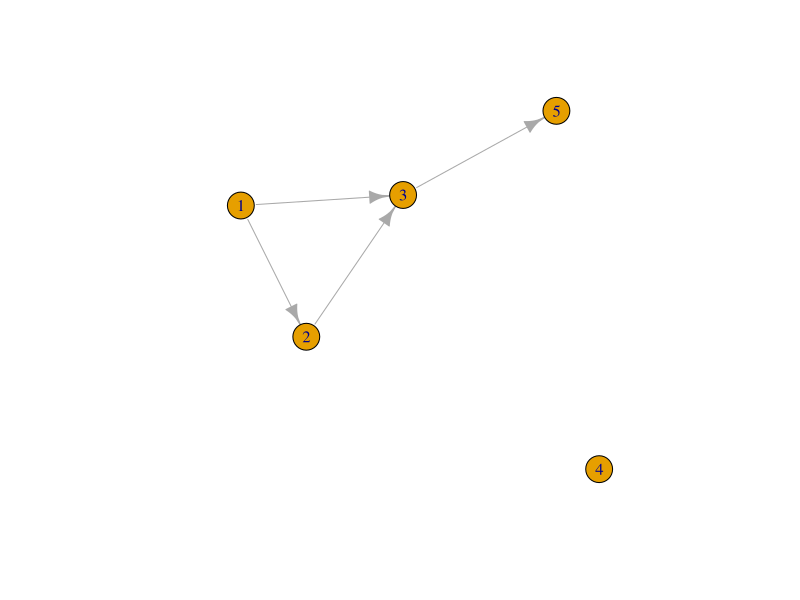
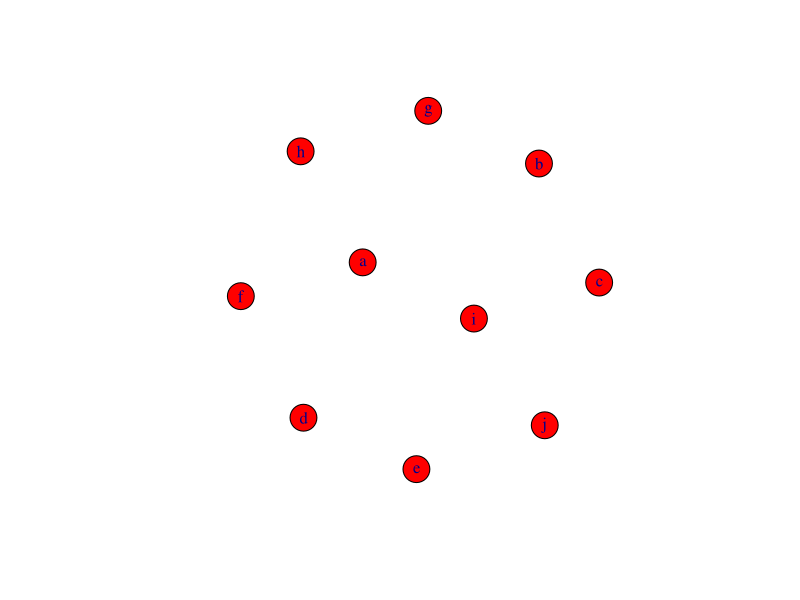
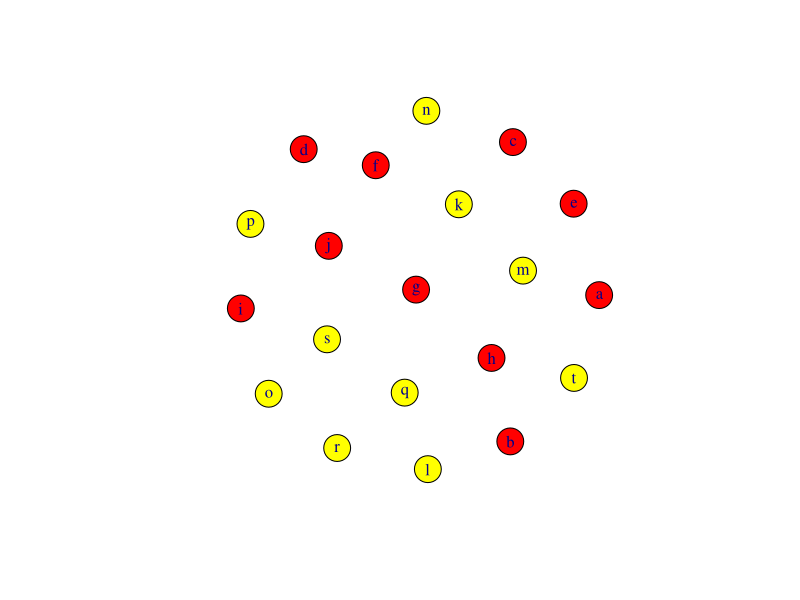
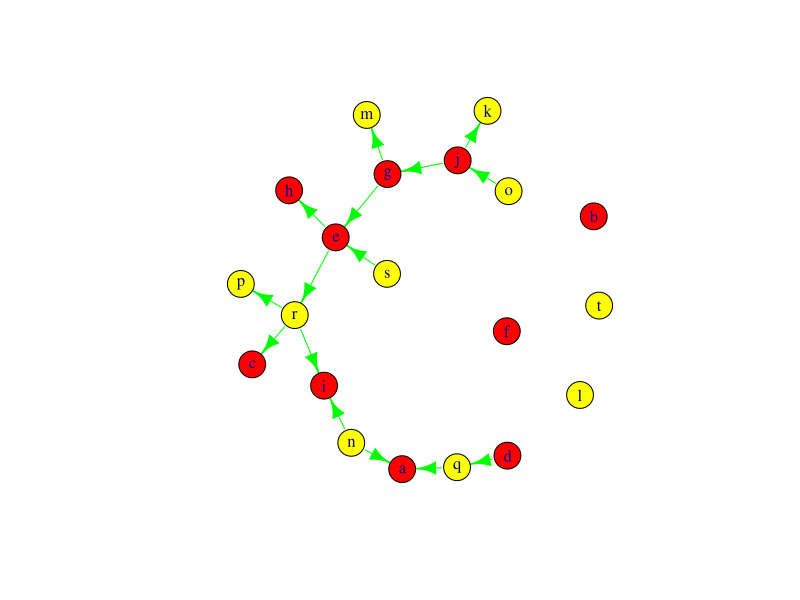

Recreate these plots in R, in order. (Note: this script raises an error after producing the figures.)
install.packages("igraph")
library("igraph")

g=graph(c(1,2, 1,3, 2,3, 3,5), n=5)

plot(g)

#vertex sequence:
V(g)

#edge sequence
E(g)

#Adding Nodes and Edges
g=graph.empty()+vertices(letters[1:10],
                         color="red")
plot(g)
#More Additions
g=g+vertices(letters[11:20],
             color="yellow")
plot(g)
#We add edges sampling from the existing
#edges in g:
g=g+edges(sample(V(g),30,replace=TRUE),
          color="green")
#take a look:
plot(g)

#resulting Vertex sequence:
V(g)

#resulting Edge sequence
E(g)

#loading data
karate=read.graph("http://cneurocvs.rmki.kfki.hu/igraph/karate.net",format="pajek")

plot(karate)

help(igraph.plotting)

?transitivity
transitivity(karate, type = c("undirected"))

?degree
degree(karate, v = V(karate), mode = c("all", "out", "in", "total"),
       loops = TRUE, normalized = FALSE)

?degree.distribution
degree_distribution(karate, cumulative = FALSE)

#diameter() and average.path.length():
g=graph.lattice(length=100,dim=1, nei=4)
plot(g)
